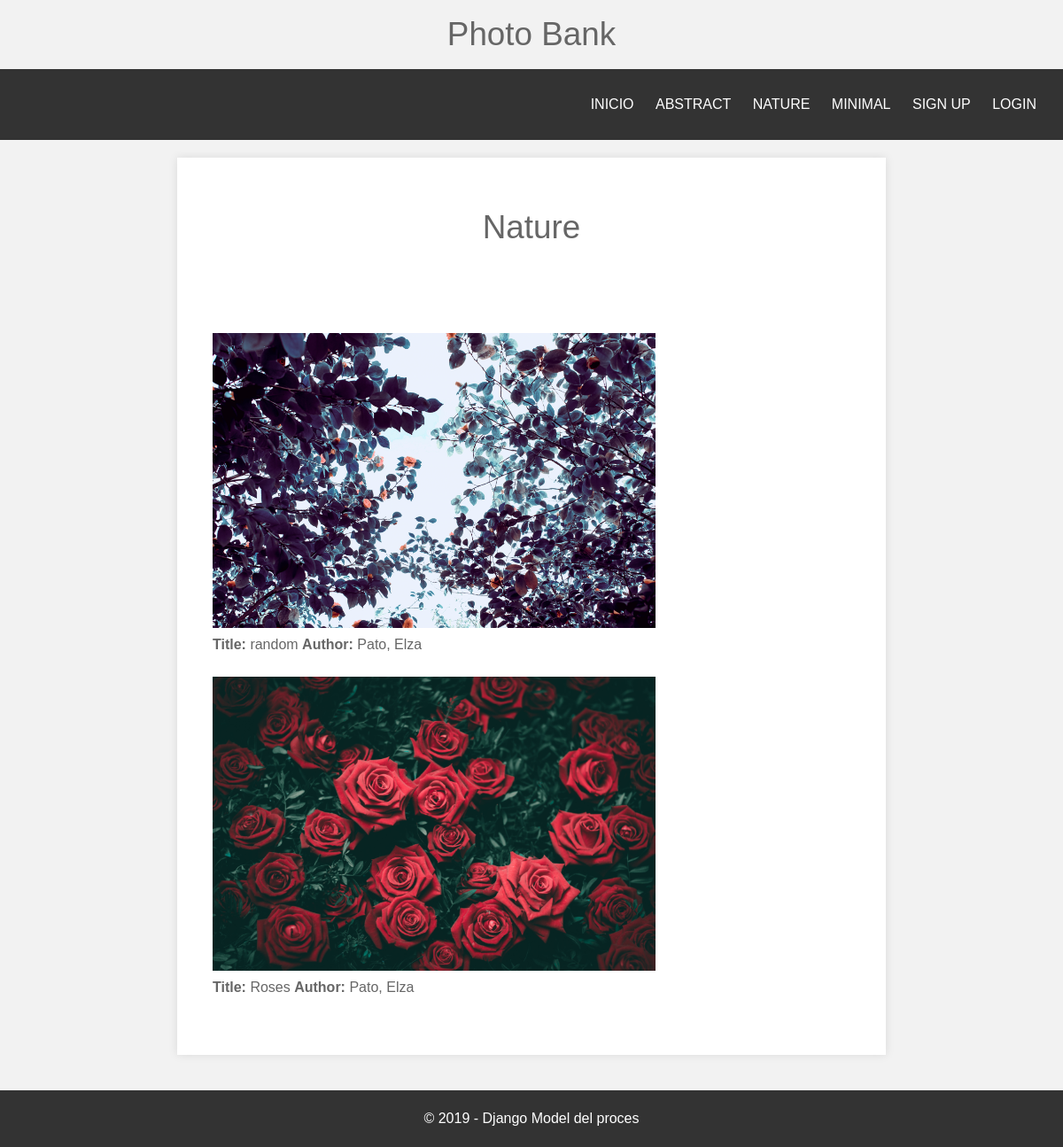
/nature/, run on the app's committed database.
### repository/models.py (models this page shows, shortened)
class Photo(models.Model):
    name = models.CharField(max_length=64, null=False)
    picture = models.ImageField(default="default.png", null=False)
    author = models.ForeignKey(Author, default=1, on_delete=models.SET_DEFAULT)
    select_theme=models.ManyToManyField(Theme, blank=True)
    RESOLUTION_STATUS = (('HD', '1280×720 píxels'), ('FHD', '1920×1080 pixels'),
                         ('QHD', '2560*1440 pixels'), ('UHD', '3840×2160 pixels'))
    select_resolution = models.CharField(max_length=4, choices=RESOLUTION_STATUS, blank=False, default='FHD')
    RATING_CHOICES = ((1, 'one'), (2, 'two'), (3, 'three'), (4, 'four'), (5, 'five'))
    rating = models.PositiveSmallIntegerField('Rating (stars)', blank=False, default=3, choices=RATING_CHOICES)
    date = models.DateTimeField(auto_now_add = True,blank=True,null=True)

class Author(models.Model):
    first_name = models.CharField(max_length=64)
    last_name = models.CharField(max_length=64)
    def __str__(self):
        return '%s, %s' % (self.last_name, self.first_name)

### repository/views.py (the view)
# urls.py: path('nature/', views.nature, name='nature'),
def nature(request):
    photo = Photo.objects.filter(select_theme__name__contains='nature').order_by('-date')
    theme = Theme.objects.all()
    author = Author.objects.all()
    return render(request, 'nature.html', context={'photo':photo, 'theme':theme, 'author':author})

### templates/nature.html (shortened to what this page needs)
{% extends "homepage.html" %}
{% block header %}<h1>Nature</h1> {% endblock %}

### templates/homepage.html (shortened to what this page needs)
<!DOCTYPE html>
<html lang="en">
<head>
    {% load static %}
    <link rel="stylesheet" href="{% static 'css/style.css' %}">
</head>
<body>
    <h1>Photo Bank</h1>
   <header id="main-header">
		<nav>
            {% block sidebar %}
                <ul>
                    <li><a class="site-name" href="{% url 'homepage' %}">INICIO</a></li>
                        <li><a class="site-name" href="{% url 'abstract' %}"> ABSTRACT</a></li>
                        <li><a class="site-name" href="{% url 'nature' %}">NATURE </a></li>
                        <li><a class="site-name" href="{% url 'minimal' %}">MINIMAL </a></li>
                        {% block registration %}
                            {% if user.is_authenticated %}
                                <li>Hi {{ user.username }}<a></a></li>
                                <li><a class="site-name" href="{% url 'logout' %}"> LOGOUT</a></li>
                            {% else %}
                                <li><a href="{% url 'signup' %}">SIGN UP</a></li>
                                <li><a href="{% url 'login' %}">LOGIN</a></li>
                            {% endif %}
                       {% endblock %}
                </ul>
            {% endblock %}
		</nav>
   </header>
   <section id="main-content">
		<article>
			<header>
				{% block header %}<h1>Imagenes Recientes</h1> {% endblock %}
			</header>
			<div class="content">
            {% block content %}
                {% for i in photo %}
                    <img src="{{ i.picture.url }}" width="500px" />
                    <p> <b>Title:</b> {{ i.name }}
                        <b>Author:</b> {{ i.author }}
                    </p>
                {% endfor %}
            {% endblock %}
			</div>
		</article>
   </section>
    <footer id="main-footer">
		<p>&copy; 2019 - Django Model del proces</p>
	</footer>
</body>
</html>

### repository/static/css/style.css (style rules this page uses)
body { margin: 0; padding: 0; font-family: Helvetica, Arial, sans-serif; color: #666; background: #f2f2f2; font-size: 1em; line-height: 1.5em; }
h1 { font-size: 2.3em; line-height: 1.3em; margin: 15px 0; text-align: center; font-weight: 300; }
p { margin: 0 0 1.5em 0; }
img { max-width: 100%; height: auto; }
#main-header { background: #333; color: white; height: 80px; }
#main-header a { color: white; }
nav { float: right; }
nav ul { margin: 0; padding: 0; list-style: none; padding-right: 20px; }
nav ul li { display: inline-block; line-height: 80px; }
nav ul li a { display: block; padding: 0 10px; text-decoration: none; }
#main-content { background: white; width: 90%; max-width: 800px; margin: 20px auto; box-shadow: 0 0 10px rgba(0,0,0,.1); }
#main-content header, #main-content .content { padding: 40px; }
#main-footer { background: #333; color: white; text-align: center; padding: 20px; margin-top: 40px; }
#main-footer p { margin: 0; }

### data on the page
Photo: picture (picture), name "random", author "Pato, Elza"
Photo: picture (picture), name "Roses", author "Pato, Elza"
